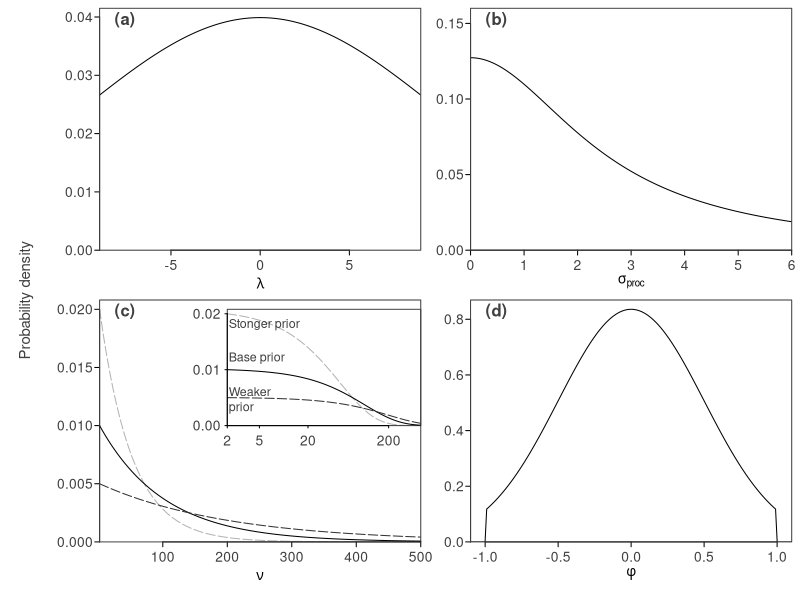

Write R code to recreate this figure.
# Try estimating nu with a weakly informative prior in Stan
# See how the ability to detect heavy tails deteriorates with sample size,
# observation error and the degree of heavy-tailedness.

# truncated distribution function from:
# http://www.jstatsoft.org/v16/c02/paper
dtrunc <- function(x, spec, a = -Inf, b = Inf, ...) {
  tt <- rep(0, length(x))
  g <- get(paste("d", spec, sep = ""), mode = "function")
  G <- get(paste("p", spec, sep = ""), mode = "function")
  tt[x>=a & x<=b] <- g(x[x>=a&x<=b], ...)/(G(b, ...) - G(a, ...))
  tt
}

# Check priors:
plot_prior <- function(x, y, xlab, xlim = NULL, add = FALSE, lty = 1,
  col = "black", log = "", ylim = NULL, ylab = "", label = "", ...) {
  if(is.null(ylim)) {
    ylim <- c(0, max(y)*1.04)
  }
  if(!add) {
    plot(x, y, type = "l", lty = lty, xlab = xlab, ylab = ylab,
      ylim = ylim, yaxs = "i", xaxs = "i", xlim = xlim, col = col,
      log = log, ...)
    mtext(label, side = 3, line = -1.2, font = 2, adj = 0.05)
  } else {
    lines(x, y, lty = lty, col = col)
  }
}

pdf("priors-gomp-base.pdf", width = 6, height = 5.2)
par(mfrow = c(2, 2), mar = c(3,3,0,0), oma = c(.5, 3, .5, .5),
  tck = -0.02, mgp = c(1.5, 0.4, 0), col.axis = "grey25", col = "grey25", las = 1)
x <- seq(-9, 9, length.out = 200)
plot_prior(x, dnorm(x, 0, 10), expression(lambda), label = "(a)")
x <- seq(0, 6, length.out = 200)
plot_prior(x, dcauchy(x, 0, 2.5), expression(sigma[proc]), ylim = c(0, 0.16), label = "(b)")
x <- seq(2, 500, length.out = 2000)
plot_prior(x, dtrunc(x, "exp", a = 2, b = Inf, rate = 0.02), expression(nu),
  col = "grey70", log = "", ylim = NULL, lty = "93", label = "(c)")
plot_prior(x, dtrunc(x, "exp", a = 2, b = Inf, rate = 0.01),
  expression(nu), add = TRUE, lty = 1, col = "black")
plot_prior(x, dtrunc(x, "exp", a = 2, b = Inf, rate = 0.005),
  expression(nu), add = TRUE, lty = "93", col = "grey20")

TeachingDemos::subplot({
  x <- seq(2, 500, length.out = 2000)
  plot_prior(log(x), dtrunc(x, "exp", a = 2, b = Inf, rate = 0.02), "",
    col = "grey70", log = "", ylim = NULL, lty = "93", yaxt = "n", xaxt = "n",
    ylab = "")
  plot_prior(log(x), dtrunc(x, "exp", a = 2, b = Inf, rate = 0.01),
    expression(nu), add = TRUE, lty = 1, col = "black")
  plot_prior(log(x), dtrunc(x, "exp", a = 2, b = Inf, rate = 0.005),
    expression(nu), add = TRUE, lty = "93", col = "grey20")
   axis(2, at = c(0, 0.01, 0.02))
   axis(1, labels = c(2, 5, 20, 200), at = log(c(2, 5, 20, 200)))
  text(0.5, 1.2/100, "Base prior", pos = 4, cex = 0.9)
  text(0.5, 1.8/100, "Stonger prior", cex = 0.9, pos = 4)
  text(0.5, 0.4/100, "Weaker\nprior", pos = 4, cex = 0.9)

},
  x = c(200, 500),
  y = c(0.01, 0.02))

x <- seq(-1.1, 1.1, length.out = 200)
plot_prior(x, dtrunc(x, "norm", a = -1, b = 1, mean = 0, sd = 0.5),
  expression(phi), xlim = c(-1.1, 1.1), label = "(d)")
mtext("Probability density", side = 2, outer = TRUE, line = 1, las = 0, cex = 0.9)
dev.off()
